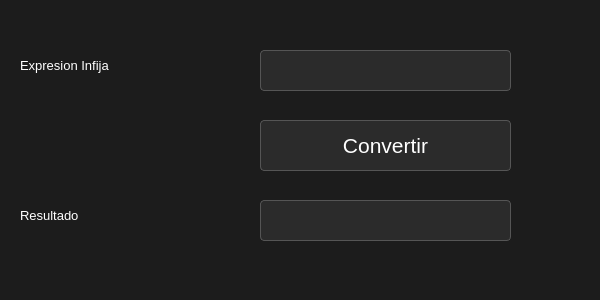
<?xml version="1.0" encoding="UTF-8"?>
<ui version="4.0">
 <class>Dialog</class>
 <widget class="QDialog" name="Dialog">
  <property name="geometry">
   <rect>
    <x>0</x>
    <y>0</y>
    <width>600</width>
    <height>300</height>
   </rect>
  </property>
  <property name="windowTitle">
   <string>Dialog</string>
  </property>
  <property name="styleSheet">
   <string notr="true">QDialog {
    background-color: #1c1c1c;
}

QLabel {
    color: white;
    font: 10pt &quot;Segoe UI&quot;;
}

QLineEdit {
    background-color: #2b2b2b;
    color: white;
    border: 1px solid #555555;
    border-radius: 4px;
    padding: 4px;
}

QLineEdit:focus {
    border: 1px solid #888888;
}

QPushButton {
    background-color: #2b2b2b;
    color: white;
    border: 1px solid #555555;
    border-radius: 4px;
    padding: 5px;
}

QPushButton:hover {
    background-color: #3a3a3a;
}

QPushButton:pressed {
    background-color: #1a1a1a;
}

QPushButton:disabled {
    background-color: #242424;
    color: #777777;
    border: 1px solid #444444;
}</string>
  </property>
  <widget class="QPushButton" name="pushButton">
   <property name="geometry">
    <rect>
     <x>260</x>
     <y>120</y>
     <width>251</width>
     <height>51</height>
    </rect>
   </property>
   <property name="font">
    <font>
     <pointsize>16</pointsize>
    </font>
   </property>
   <property name="text">
    <string>Convertir</string>
   </property>
  </widget>
  <widget class="QLineEdit" name="lineEdit">
   <property name="geometry">
    <rect>
     <x>260</x>
     <y>50</y>
     <width>251</width>
     <height>41</height>
    </rect>
   </property>
  </widget>
  <widget class="QLineEdit" name="lineEdit_2">
   <property name="geometry">
    <rect>
     <x>260</x>
     <y>200</y>
     <width>251</width>
     <height>41</height>
    </rect>
   </property>
  </widget>
  <widget class="QLabel" name="label">
   <property name="geometry">
    <rect>
     <x>20</x>
     <y>50</y>
     <width>231</width>
     <height>31</height>
    </rect>
   </property>
   <property name="font">
    <font>
     <family>Segoe UI</family>
     <pointsize>10</pointsize>
     <weight>50</weight>
     <italic>false</italic>
     <bold>false</bold>
    </font>
   </property>
   <property name="text">
    <string>Expresion Infija</string>
   </property>
  </widget>
  <widget class="QLabel" name="label_2">
   <property name="geometry">
    <rect>
     <x>20</x>
     <y>200</y>
     <width>231</width>
     <height>31</height>
    </rect>
   </property>
   <property name="font">
    <font>
     <family>Segoe UI</family>
     <pointsize>10</pointsize>
     <weight>50</weight>
     <italic>false</italic>
     <bold>false</bold>
    </font>
   </property>
   <property name="text">
    <string>Resultado</string>
   </property>
  </widget>
 </widget>
 <resources/>
 <connections/>
</ui>
